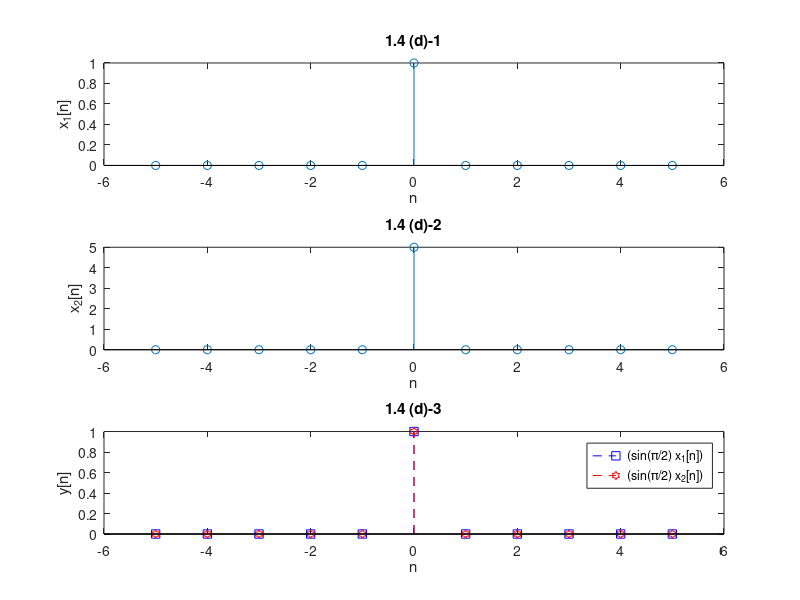

MATLAB code for this plot:
n= -5:1:5;
x1=[zeros(1,5) 1 zeros(1,5)];
x2=5*[zeros(1,5) 1 zeros(1,5)];
y1=sin((pi/2)*x1);
y2=sin((pi/2)*x2);

subplot(3,1,1);
stem(n,x1);
title('1.4 (d)-1');
xlabel('n');
ylabel('x_1[n]');

subplot(3,1,2);
stem(n,x2);
title('1.4 (d)-2');
xlabel('n');
ylabel('x_2[n]');

subplot(3,1,3);
stem(n,y1,'b--s');
hold on;
stem(n,y2,'r--h');
legend('(sin(\pi/2) x_1[n])','(sin(\pi/2) x_2[n])');
title('1.4 (d)-3');
xlabel('n');
ylabel('y[n]');

saveas(gcf, "LAB1/P1_4_d_out.png")